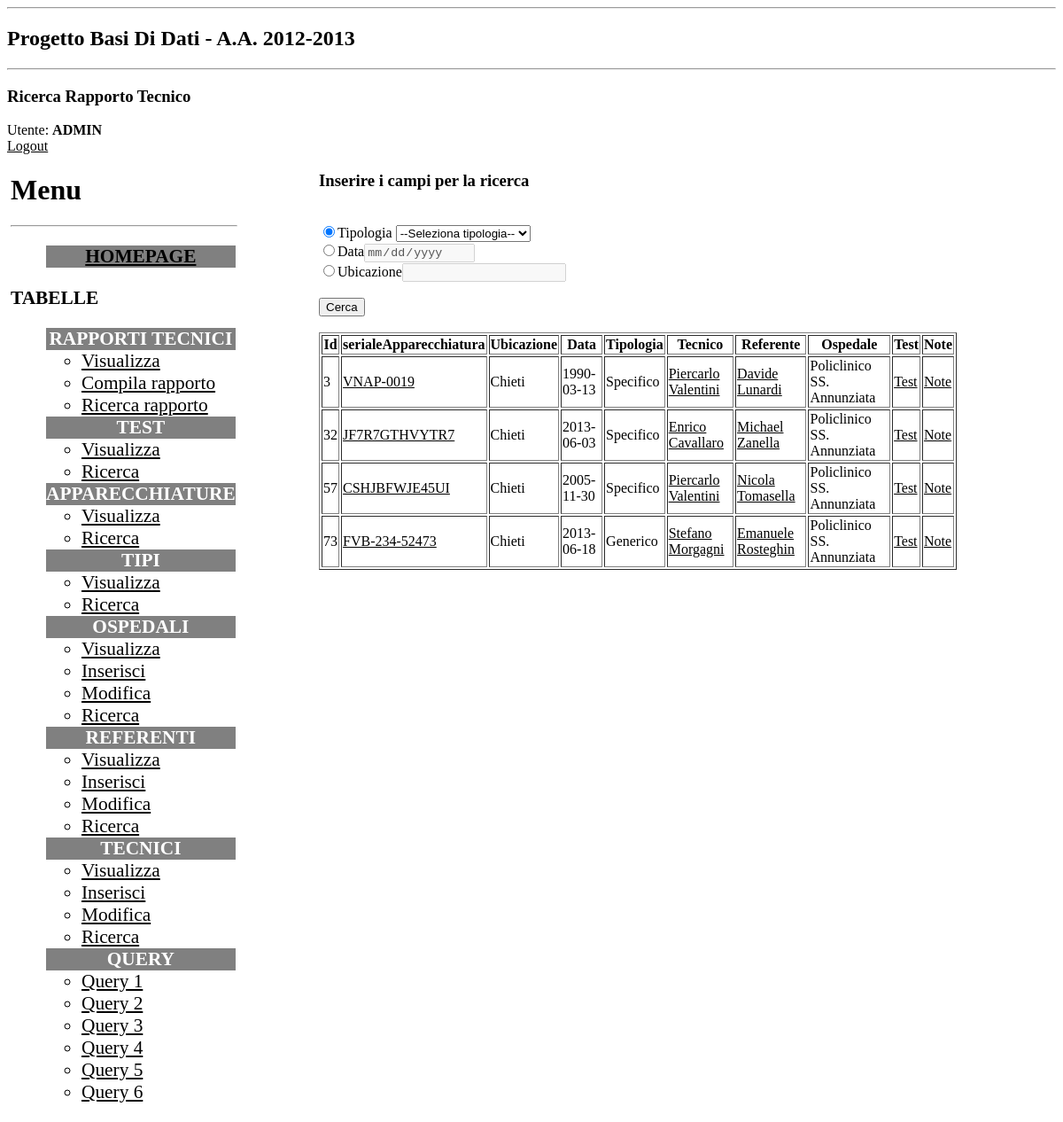
The page /Php/ricercaRapporto.php?str3=Chieti (signed in) on the database its author committed.
### tables this page shows
CREATE TABLE IF NOT EXISTS `RapportiTecnici` (
  `idRapporto` int(11) NOT NULL,
  `Ubicazione` varchar(50) DEFAULT NULL,
  `Data` date DEFAULT NULL,
  `Tipologia` enum('Generico','Specifico') DEFAULT NULL,
  `Note` varchar(120) DEFAULT NULL,
  `idTecnico` int(11) NOT NULL,
  `idReferente` int(11) NOT NULL,
  `idOspedale` int(11) NOT NULL,
  `serialeApparecchiatura` varchar(50) DEFAULT NULL,
  PRIMARY KEY (`idRapporto`),
  KEY `idTecnico` (`idTecnico`),
  KEY `idReferente` (`idReferente`),
  KEY `idOspedale` (`idOspedale`),
  KEY `serialeApparecchiatura` (`serialeApparecchiatura`)
);

CREATE TABLE IF NOT EXISTS `Persone` (
  `idPersona` int(11) NOT NULL,
  `Nome` varchar(20) DEFAULT NULL,
  `Cognome` varchar(20) DEFAULT NULL,
  `DataNascita` date DEFAULT NULL,
  `Telefono` varchar(15) DEFAULT NULL,
  PRIMARY KEY (`idPersona`)
);

### Php/ricercaRapporto.php (the view, shortened to what this page needs)
<?php
require("library.php");
page_start("Progetto Basi Di Dati - A.A. 2012-2013");
subtitle("Ricerca Rapporto Tecnico");
menu();
start_body();
echo "
<B><H3>Inserire i campi per la ricerca</H3></B><br>
";
$conn=connectDB();
$str3 = $_GET["str3"];
  $query="SELECT idRapporto,serialeApparecchiatura,Ubicazione,Data,Tipologia,idTecnico,idReferente,idOspedale FROM RapportiTecnici";
if($str3)
{
  $query="SELECT idRapporto,serialeApparecchiatura,Ubicazione,Data,Tipologia,idTecnico,idReferente,idOspedale FROM RapportiTecnici WHERE Ubicazione LIKE '$str3%'";
}
$result=mysql_query($query, $conn);
echo<<<END
<form action="ricercaRapporto.php" method="GET" name="Ricerca" id="ricerca">
<input type="radio" name="tipoRicerca" id="tip" OnClick="changeRicerca()" value="tipologia" checked>Tipologia
<select name="str1" id="str1">
<option value="">--Seleziona tipologia--</option>
<option value="Generico">Generico</option>
<option value="Specifico">Specifico</option>
</select>
 <br>
<input type="radio" name="tipoRicerca" id="dat" OnClick="changeRicerca()" value="data">Data<input type="date" name="str2" id="str2" disabled> <br>
<input type="radio" name="tipoRicerca" id="ubi" OnClick="changeRicerca()" value="ubicazione">Ubicazione<input type="text" name="str3" id="str3" disabled> <br>
<br><input type="submit" value="Cerca">
<br></form><br>
END;
$table_head =  array("Id","serialeApparecchiatura","Ubicazione","Data","Tipologia","Tecnico","Referente","Ospedale","Test","Note");
table_start($table_head);
while ($row = mysql_fetch_row($result)) {
$Qtecnico="SELECT Nome,Cognome,idPersona FROM Persone WHERE idPersona='$row[5]'";
$res=mysql_query($Qtecnico, $conn);
$tecnico=mysql_fetch_array($res);
$tecnico = "<a href='view_tecnici.php?idTecnico=$tecnico[2]&request=view'>$tecnico[0] $tecnico[1]</a>";
$Qreferente="SELECT Nome,Cognome,idPersona FROM Persone WHERE idPersona='$row[6]'";
$res=mysql_query($Qreferente, $conn);
$referente=mysql_fetch_array($res);
$referente = "<a href='view_referenti.php?idReferente=$referente[2]&request=view'>$referente[0] $referente[1]</a>";
$Qospedale="SELECT Nome FROM Ospedali WHERE idOspedale='$row[7]'";
$res=mysql_query($Qospedale, $conn);
$ospedale=mysql_fetch_array($res);
$ospedale = $ospedale[0];
$test = "<a href='testRapporto.php?idRapporto=$row[0]'>Test</a>";
$apparecchiatura = "<a href='view_apparecchiature.php?seriale=$row[1]'>$row[1]</a>";
$note = "<a href='view_note.php?idRapporto=$row[0]'>Note</a>";
$stampa = array("$row[0]","$apparecchiatura","$row[2]","$row[3]","$row[4]","$tecnico","$referente","$ospedale","$test","$note");
table_row($stampa);
}
table_end();
end_body();
page_end();
?>

### Php/library.php (shortened to what this page needs)
<?php
function page_start($title) {
  echo<<<END
<!DOCTYPE html PUBLIC "-//W3C//DTD XHTML 1.0 Strict//EN" "http://www.w3.org/TR/xhtml1/DTD/xhtml1-strict.dtd">
<html xmlns="http://www.w3.org/1999/xhtml"  xml:lang="it" lang="it">
<head>
<link rel="stylesheet" type="text/css" href="style.css">
<script type="text/javascript" src="script.js"></script>
<title>$title</title>
</head>
<body>
<hr />
<h2>$title</h2>
<hr />
END;
};
function menu()
{
$login=authenticate() or
  die("Accesso negato. Effettuare il <a href=\"login.php\">login</a>");;
echo "Utente: <b>" . strtoupper($login) .  "</b>";
echo "<br />";
echo hyperlink("Logout", "logout.php");
echo<<<END
<div style="position:absolute; left:1%; width:auto;">
<h1>Menu</h1>
<hr width=100% align="left">
<ul style="font-size:16pt;">
<li style="color:white;background-color:grey;text-align:center;"><A HREF="home.php"><b>HOMEPAGE</b></A></li>
</ul>
<text style="font-size:16pt;"><B>TABELLE</B></text>
<ul style="font-size:16pt;">
<li style="color:white;background-color:grey;text-align:center;"><b>RAPPORTI TECNICI</b></li>
  <ul>
  <li><a href="view_rapporti.php">Visualizza</a></li>
  <li><a href="select_tipo.php">Compila rapporto</a></li>
  <li><a href="ricercaRapporto.php">Ricerca rapporto</a></li>
  </ul>
<li style="color:white;background-color:grey;text-align:center;"><b>TEST</b></li>
  <ul>
  <li><a href="view_test.php">Visualizza</a></li>
  <li><a href="ricercaTest.php">Ricerca</a></li>
  </ul>
<li style="color:white;background-color:grey;text-align:center;"><b>APPARECCHIATURE</b></li>
  <ul>
  <li><a href="view_apparecchiature.php">Visualizza</a></li>
  <li><a href="ricercaApparecchiatura.php">Ricerca</a></li>
  </ul>
<li style="color:white;background-color:grey;text-align:center;"><b>TIPI</b></li>
  <ul>
  <li><a href="view_tipi.php">Visualizza</a></li>
  <li><a href="ricercaTipo.php">Ricerca</a></li>
  </ul>
<li style="color:white;background-color:grey;text-align:center;"><b>OSPEDALI</b></li>
  <ul>
  <li><a href="view_ospedali.php?request=view">Visualizza</a></li>
  <li><a href="insert_ospedale.php">Inserisci</a></li>
  <li><a href="view_ospedali.php?request=edit">Modifica</a></li>
  <li><a href="ricercaOspedale.php">Ricerca</a></li>
  </ul>
<li style="color:white;background-color:grey;text-align:center;"><b>REFERENTI</b></li>
  <ul>
  <li><a href="view_referenti.php?request=view">Visualizza</a></li>
  <li><a href="insert_referente.php">Inserisci</a></li>
  <li><a href="view_referenti.php?request=edit">Modifica</a></li>
  <li><a href="ricercaReferente.php">Ricerca</a></li>
  </ul>
<li style="color:white;background-color:grey;text-align:center;"><b>TECNICI</b></li>
  <ul>
  <li><a href="view_tecnici.php?request=view">Visualizza</a></li>
  <li><a href="insert_tecnico.php">Inserisci</a></li>
  <li><a href="view_tecnici.php?request=edit">Modifica</a></li>
  <li><a href="ricercaTecnico.php">Ricerca</a></li>
  </ul>
<li style="color:white;background-color:grey;text-align:center;"><b>QUERY</b></li>
  <ul>
  <li><a href="Query_1.php">Query 1</a></li>
  <li><a href="Query_2.php">Query 2</a></li>
  <li><a href="Query_3.php">Query 3</a></li>
  <li><a href="Query_4.php">Query 4</a></li>
  <li><a href="Query_5.php">Query 5</a></li>
  <li><a href="Query_6.php">Query 6</a></li>
  </ul>
</ul>
</div>
END;
}
function start_body()
{
echo<<<END
<div style="position:absolute; right:10%; left:30%; min-width:40%; width:auto;">
END;
}
function end_body()
{
echo<<<END
</div>
END;
}
function page_end() {
  echo "
</body>
</html>";
};
function subtitle($str) {
  echo "<h3>$str</h3>\n";
};
function hyperlink($str, $url) {
  return "<a href=\"$url\">$str</a>";
};
function table_start($row) {
  echo "<table border=\"1\">\n";
  echo "<tr>\n";
  foreach ($row as $field)
    echo "<th>$field</th>\n";
  echo "</tr>\n";
};
function table_row($row) {
  echo "<tr>";
  foreach ($row as $field)
    if ($field)
      echo "<td style='max-width:500px; height:auto;'>$field</td>\n";
    else
      echo "<td>---</td>\n";
  echo "</tr>";
  };
function table_end() {
  echo "</table>\n";
};
function authenticate() {
  $login=$_SESSION['logged'];
  if (! $login) {
    return FALSE;
  } else {
    return $login;
  }
}
?>

### Php/style.css (style rules this page uses)
a { color:black; text-decoration:underline; }

### rows shown on the page
rapportitecnici: idRapporto "3", serialeApparecchiatura "VNAP-0019", Ubicazione "Chieti", Data "1990-03-13", Tipologia "Specifico", persone.Nome "Piercarlo", persone.Cognome "Valentini", persone.Nome "Davide", persone.Cognome "Lunardi", field "Policlinico SS. Annunziata"
rapportitecnici: idRapporto "32", serialeApparecchiatura "JF7R7GTHVYTR7", Ubicazione "Chieti", Data "2013-06-03", Tipologia "Specifico", persone.Nome "Enrico", persone.Cognome "Cavallaro", persone.Nome "Michael", persone.Cognome "Zanella", field "Policlinico SS. Annunziata"
rapportitecnici: idRapporto "57", serialeApparecchiatura "CSHJBFWJE45UI", Ubicazione "Chieti", Data "2005-11-30", Tipologia "Specifico", persone.Nome "Piercarlo", persone.Cognome "Valentini", persone.Nome "Nicola", persone.Cognome "Tomasella", field "Policlinico SS. Annunziata"
rapportitecnici: idRapporto "73", serialeApparecchiatura "FVB-234-52473", Ubicazione "Chieti", Data "2013-06-18", Tipologia "Generico", persone.Nome "Stefano", persone.Cognome "Morgagni", persone.Nome "Emanuele", persone.Cognome "Rosteghin", field "Policlinico SS. Annunziata"

### other values the page prints
$title "Progetto Basi Di Dati - A.A. 2012-2013"
$str "Ricerca Rapporto Tecnico"
$login "ADMIN"
$str "Logout"
$field "Id"
$field "serialeApparecchiatura"
$field "Ubicazione"
$field "Data"
$field "Tipologia"
$field "Tecnico"
$field "Referente"
$field "Ospedale"
$field "Test"
$field "Note"
